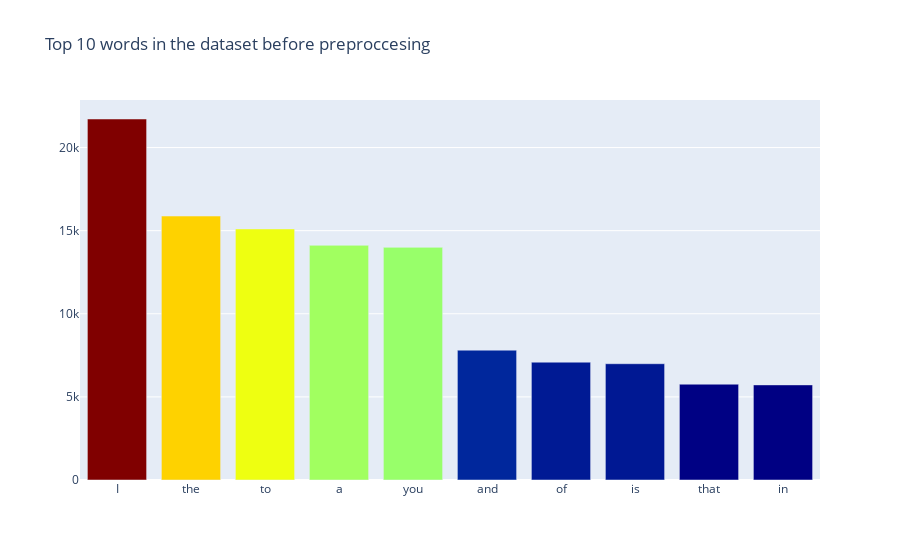

The notebook cell saved with this chart:
### Code cell
show_top_words(n_words=10)

### Figure 1 — Plotly figure (JSON) as saved in the notebook; plotly's stock layout.template omitted (floating-point values rounded to 4 significant figures)
{"data": [{"marker": {"color": [21717, 15878, 15102, 14117, 13995, 7810, 7089, 6995, 5763, 5721], "colorscale": [[0, "rgb(0,0,131)"], [0.2, "rgb(0,60,170)"], [0.4, "rgb(5,255,255)"], [0.6, "rgb(255,255,0)"], [0.8, "rgb(250,0,0)"], [1, "rgb(128,0,0)"]]}, "type": "bar", "x": ["I", "the", "to", "a", "you", "and", "of", "is", "that", "in"], "y": [21717, 15878, 15102, 14117, 13995, 7810, 7089, 6995, 5763, 5721]}], "layout": {"title": {"text": "Top 10 words in the dataset before preproccesing"}}}
